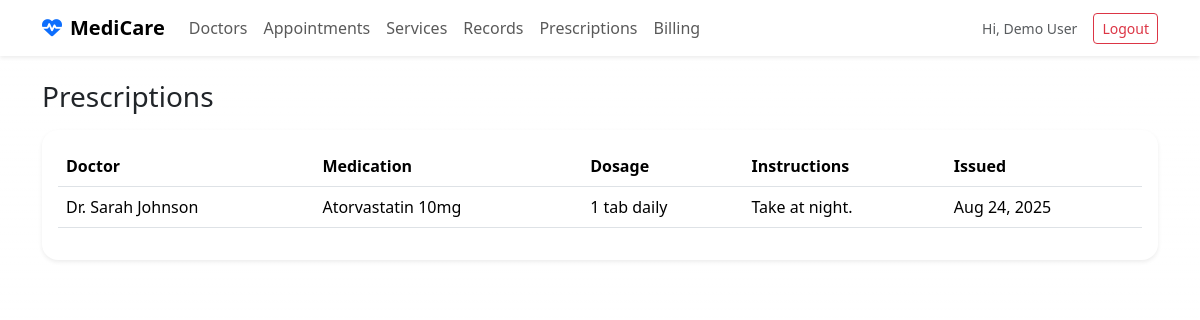
Screenshot of /prescriptions (signed in) with the database file from the repository.
### app.py (models this page shows, shortened)
class User(UserMixin, db.Model):
    id = db.Column(db.Integer, primary_key=True)
    full_name = db.Column(db.String(120), nullable=False)
    email = db.Column(db.String(120), unique=True, nullable=False)
    password_hash = db.Column(db.String(255), nullable=False)
    phone = db.Column(db.String(30))
    address = db.Column(db.String(255))
    created_at = db.Column(db.DateTime, default=datetime.utcnow)
    appointments = db.relationship("Appointment", backref="user", lazy=True)
    prescriptions = db.relationship("Prescription", backref="user", lazy=True)
    records = db.relationship("MedicalRecord", backref="user", lazy=True)
    invoices = db.relationship("Invoice", backref="user", lazy=True)

class Prescription(db.Model):
    id = db.Column(db.Integer, primary_key=True)
    user_id = db.Column(db.Integer, db.ForeignKey("user.id"), nullable=False)
    doctor_name = db.Column(db.String(120), nullable=False)
    medication = db.Column(db.String(160), nullable=False)
    dosage = db.Column(db.String(120), nullable=False)
    instructions = db.Column(db.Text, nullable=False)
    issued_on = db.Column(db.Date, default=date.today)

### app.py (the view)
@app.route("/prescriptions")
@login_required
def prescriptions():
    return render_template("prescriptions.html", items=Prescription.query.filter_by(user_id=current_user.id).all())

### app.py (called while the page is built)
@login_manager.user_loader
def load_user(user_id):
    return User.query.get(int(user_id))

### templates/prescriptions.html
{% extends 'base.html' %}
{% block content %}
<section class="container">
  <h3 class="mb-3">Prescriptions</h3>
  <div class="table-responsive shadow-sm rounded-4 bg-white p-3">
    <table class="table align-middle">
      <thead><tr><th>Doctor</th><th>Medication</th><th>Dosage</th><th>Instructions</th><th>Issued</th></tr></thead>
      <tbody>
        {% for p in items %}
        <tr>
          <td>{{ p.doctor_name }}</td>
          <td>{{ p.medication }}</td>
          <td>{{ p.dosage }}</td>
          <td>{{ p.instructions }}</td>
          <td>{{ p.issued_on.strftime('%b %d, %Y') }}</td>
        </tr>
        {% else %}
        <tr><td colspan="5" class="text-muted">No prescriptions yet.</td></tr>
        {% endfor %}
      </tbody>
    </table>
  </div>
</section>
{% endblock %}

### templates/base.html (shortened to what this page needs)
<!doctype html>
<html lang="en">
<head>
  <link href="https://cdn.jsdelivr.net/npm/bootstrap@5.3.2/dist/css/bootstrap.min.css" rel="stylesheet">
  <link href="https://cdnjs.cloudflare.com/ajax/libs/font-awesome/6.5.1/css/all.min.css" rel="stylesheet">
  <link href="{{ url_for('static', filename='css/style.css') }}" rel="stylesheet">
</head>
<body class="bg-gradient">
  {% if current_user.is_authenticated %}
  <nav class="navbar navbar-expand-lg navbar-light shadow-sm sticky-top" style="background:#ffffffc9; backdrop-filter: blur(8px);">
    <div class="container">
      <a class="navbar-brand fw-bold" href="{{ url_for('dashboard') }}"><i class="fa-solid fa-heart-pulse text-primary me-2"></i>MediCare</a>
      <div class="collapse navbar-collapse" id="nav">
        <ul class="navbar-nav me-auto mb-2 mb-lg-0">
          <li class="nav-item"><a class="nav-link" href="{{ url_for('doctors') }}">Doctors</a></li>
          <li class="nav-item"><a class="nav-link" href="{{ url_for('appointments') }}">Appointments</a></li>
          <li class="nav-item"><a class="nav-link" href="{{ url_for('services') }}">Services</a></li>
          <li class="nav-item"><a class="nav-link" href="{{ url_for('records') }}">Records</a></li>
          <li class="nav-item"><a class="nav-link" href="{{ url_for('prescriptions') }}">Prescriptions</a></li>
          <li class="nav-item"><a class="nav-link" href="{{ url_for('billing') }}">Billing</a></li>
        </ul>
        <div class="d-flex align-items-center gap-3">
          <span class="small text-muted d-none d-md-inline">Hi, {{ current_user.full_name }}</span>
          <a href="{{ url_for('logout') }}" class="btn btn-sm btn-outline-danger">Logout</a>
        </div>
      </div>
    </div>
  </nav>
  {% endif %}
  <main class="py-4">
    {% block content %}{% endblock %}
  </main>
</body>
</html>

### static/css/style.css (style rules this page uses)
:root { --primary:#2a9d8f; --ink:#1f2d3d; --soft:#f6f8fb; }
body.bg-gradient { background: linear-gradient(180deg,#eaf3ff 0%,#ffffff 30%,#f3f6ff 100%); }
.navbar .nav-link { font-weight:500 }
.rounded-4 { border-radius:1rem!important }

### rows the page displays
User: full_name "Demo User"
Prescription: doctor_name "Dr. Sarah Johnson", medication "Atorvastatin 10mg", dosage "1 tab daily", instructions "Take at night.", issued_on "Aug 24, 2025"
